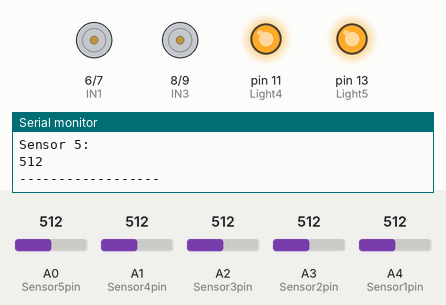
This sketch was run on a simulated Arduino Uno, built with avr-gcc and run on an emulated ATmega328P. Parts: motor-driver pin pairs drawn as motors (green arrow = first pin HIGH = forward, orange = second pin HIGH = backward, longer = more drive, scaled by the enable pin), output pins drawn as LEDs (lit = HIGH), the last lines printed to the serial monitor. Inputs (shaded band) come from the test bench; at power-on: A0 (Sensor5pin) = 512, A1 (Sensor4pin) = 512, A2 (Sensor3pin) = 512, A3 (Sensor2pin) = 512, A4 (Sensor1pin) = 512.

Above: at 1.6 s.
1.7 s: A0 (Sensor5pin) set to 689
4.7 s: A0 (Sensor5pin) set to 700
At 4.95 s:
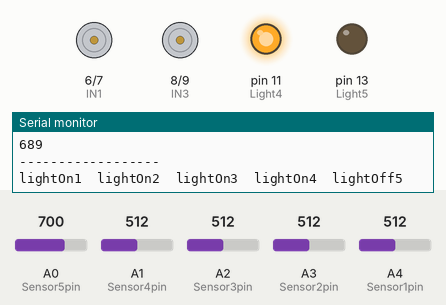
7.7 s: A1 (Sensor4pin) set to 684
10.7 s: A1 (Sensor4pin) set to 709
At 11.06 s:
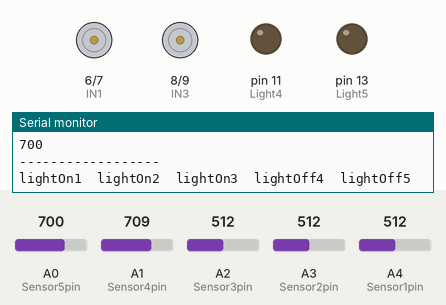
13.7 s: A0 (Sensor5pin) set to 306
At 14.12 s:
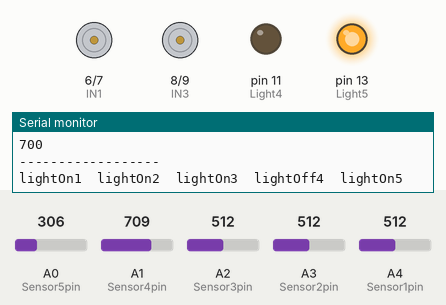
16.7 s: A0 (Sensor5pin) set to 710
At 17.31 s:
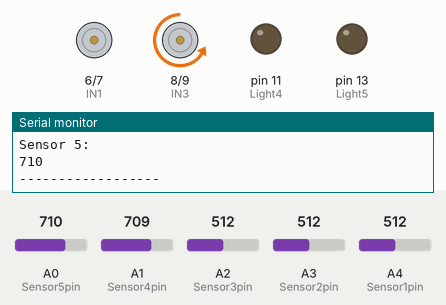
Timing chart, 0 to 20.7 s (numbered marks = the images above; inputs shaded):
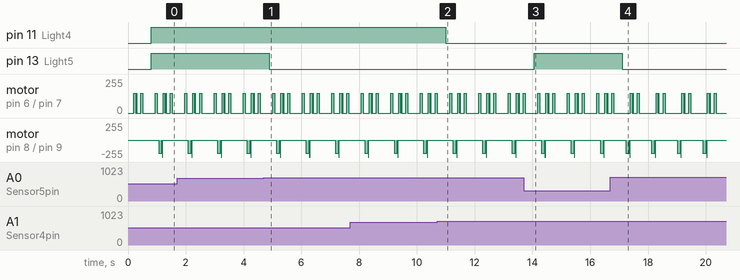

The sketch:

ROBOCODE.ino
```cpp
//Define Pins

int R_ENA = 5; //Enable Pin of the Right Motor (must be PWM)
int IN1 = 6; //Control Pin
int IN2 = 7;

int Threshold = 700; // Sets value for WHITE space

int L_ENB = 10 ; //Enable Pin of the Left Motor (must be PWM)
int IN3 = 8;
int IN4 = 9;

//Speed of the Motors
#define RIGHTSpeed 255
#define LEFTSpeed 255

int Sensor1pin = A4;
int Sensor2pin = A3;
int Sensor3pin = A2;
int Sensor4pin = A1;
int Sensor5pin = A0;

int Sensor1value = 0;
int Sensor2value = 0;
int Sensor3value = 0;
int Sensor4value = 0;
int Sensor5value = 0;


int Light1 = 8;
int Light2 = 9;
int Light3 = 10;
int Light4 = 11;
int Light5 = 13;


void setup() {

  Serial.begin(9600);

  pinMode(R_ENA, OUTPUT);
  pinMode(IN1, OUTPUT);
  pinMode(IN2, OUTPUT);

  pinMode(L_ENB, OUTPUT);
  pinMode(IN3, OUTPUT);
  pinMode(IN4, OUTPUT);

  pinMode(Light1, OUTPUT);
  pinMode(Light2, OUTPUT);
  pinMode(Light3, OUTPUT);
  pinMode(Light4, OUTPUT);
  pinMode(Light5, OUTPUT);

  pinMode(Sensor1pin, INPUT);
  pinMode(Sensor2pin, INPUT);
  pinMode(Sensor3pin, INPUT);
  pinMode(Sensor4pin, INPUT);
  pinMode(Sensor5pin, INPUT);

}

void loop() {
// put your main code here, to run repeatedly:

// Read Sensor Values, Display them on Serial Moniter - WORKS
  Sensor1value = analogRead(Sensor1pin);
  Sensor2value = analogRead(Sensor2pin);
  Sensor3value = analogRead(Sensor3pin);
  Sensor4value = analogRead(Sensor4pin);
  Sensor5value = analogRead(Sensor5pin);
  Serial.println("Sensor 1:");
  Serial.println(Sensor1value);
  Serial.println("Sensor 2:");
  Serial.println(Sensor2value);
  Serial.println("Sensor 3:");
  Serial.println(Sensor3value);
  Serial.println("Sensor 4:");
  Serial.println(Sensor4value);
  Serial.println("Sensor 5:");
  Serial.println(Sensor5value);
  Serial.println("------------------");
//  delay (500);

//TEST FUNCTION CALLS
RightFWDFast();
RightFWDSlow();

LeftFWDFast();
LeftFWDSlow();

Forward ();
TurnRight();
TurnLeft();
FindTheLine();

LightsOn (Sensor1value, Sensor2value, Sensor3value, Sensor4value, Sensor5value);
DoTheThing (Sensor1value, Sensor2value, Sensor3value, Sensor4value, Sensor5value, Threshold);
}

void LightsOn (int S1, int S2, int S3, int S4, int S5){

  //Read Values from each Sensor
  Sensor1value = analogRead(Sensor1pin);
  Sensor2value = analogRead(Sensor2pin);
  Sensor3value = analogRead(Sensor3pin);
  Sensor4value = analogRead(Sensor4pin);
  Sensor5value = analogRead(Sensor5pin);


//  If the value read is above the threshold, turn the light on. Otherwise, Leave it off (5 iterations for each LED/Sensor)

   if (Sensor1value < Threshold) {
    digitalWrite(Light1, HIGH);
    Serial.print("lightOn1");
    Serial.print("\t");
  }
  else {
    digitalWrite(Light1, LOW);
    Serial.print("lightOff1");
    Serial.print("\t");
  }

  if (Sensor2value < Threshold) {
    digitalWrite(Light2, HIGH);
    Serial.print("lightOn2");
    Serial.print("\t");
  }
  else {

    digitalWrite(Light2, LOW);
    Serial.print("lightOff2");
    Serial.print("\t");
  }

  if (Sensor3value < Threshold) {
    digitalWrite(Light3, HIGH);
    Serial.print("lightOn3");
    Serial.print("\t");
  }
  else {
    digitalWrite(Light3, LOW);
    Serial.print("lightOff3");
    Serial.print("\t");
  }

  if (Sensor4value < Threshold) {
    digitalWrite(Light4, HIGH);
    Serial.print("lightOn4");
    Serial.print("\t");
  }
  else {
    digitalWrite(Light4, LOW);
    Serial.print("lightOff4");
    Serial.print("\t");
  }

  if (Sensor5value < Threshold) {
    digitalWrite(Light5, HIGH);
    Serial.println("lightOn5");

  }
  else {
    digitalWrite(Light5, LOW);
    Serial.println("lightOff5");
  }


}

void RightFWDFast (){ // WORKS
//// Motor RIGHT FWD FAST
  digitalWrite(IN1, HIGH);//
  digitalWrite(IN2, LOW);
  analogWrite(R_ENA, 200); // RIGHT ON
  delay(120);
  analogWrite(R_ENA,0); // RIGHT OFF
  delay(10);
}
void RightFWDSlow (){ // WORKS
// Motor RIGHT FWD (slow)
  digitalWrite(IN1, HIGH);//
  digitalWrite(IN2, LOW);
  analogWrite(R_ENA, 255); // RIGHT ON
  delay(20);
  analogWrite(R_ENA,0); // RIGHT OFF
  delay(10);
}
void LeftFWDFast (){ //WORKS
// Motor LEFT Forward (Fast)
  digitalWrite(IN3, LOW);
  digitalWrite(IN4, HIGH);
  analogWrite(L_ENB, 150); // LEFT ON
  delay(70);
  analogWrite(L_ENB, 0); // LEFT OFF
  delay(10);
}
void LeftFWDSlow (){ // WORKS
// Motor LEFT Forward (Slow)
  digitalWrite(IN3, LOW);
  digitalWrite(IN4, HIGH);
  analogWrite(L_ENB, 150); // LEFT ON
  delay(20);
  analogWrite(L_ENB, 0); // LEFT OFF
  delay(10);
}

void Stop()
{
  digitalWrite(IN1, LOW);//
  digitalWrite(IN2, LOW);
  analogWrite(L_ENB, 0); //
  digitalWrite(IN3, LOW);//
  digitalWrite(IN4, LOW);
  analogWrite(R_ENA, 0); // RIGHT OFF
}

void Forward (){ //JANKY, but works. Favours
    Stop();
    RightFWDFast();
    LeftFWDFast();
}

void TurnRight(){ // I SAID TURN RIGHT BITCH
    Stop();
    RightFWDFast();

}
void TurnLeft(){ // I SAID TURN LEFT BITCH
    Stop();
    LeftFWDFast();

}

void FindTheLine(){ // FIGURE UR SHIT OUT
  Stop();
  LeftFWDFast();

}
void DoTheThing (int Sensor1value, int Sensor2value, int Sensor3value, int Sensor4value, int Sensor5value, int Threshold){

  Sensor1value = analogRead(Sensor1pin);
  Sensor2value = analogRead(Sensor2pin);
  Sensor3value = analogRead(Sensor3pin);
  Sensor4value = analogRead(Sensor4pin);
  Sensor5value = analogRead(Sensor5pin);
  // delay(400);

// 1: If center sensor reads black & both outside sensors read white, go FORWARD
  if (Sensor3value < Threshold && Sensor1value > Threshold && Sensor5value > Threshold){

    Forward();
  }

// 2: If C & CR are black & the rest white, turn LEFT

  else if (Sensor1value > Threshold && Sensor2value > Threshold && Sensor3value < Threshold && Sensor4value < Threshold && Sensor5value > Threshold){

    TurnLeft();
  }

// 3: If C & CL are black & the rest white, turn RIGHT

   else if (Sensor1value > Threshold && Sensor2value < Threshold && Sensor3value < Threshold && Sensor4value > Threshold && Sensor5value > Threshold){

    TurnRight();
  }

// 4: If L & CL are black & the rest white, turn RIGHT

   else if (Sensor1value < Threshold && Sensor2value < Threshold && Sensor3value > Threshold && Sensor4value > Threshold && Sensor5value > Threshold){

    TurnRight();
  }

// 5: If R & CR are black & the rest white, turn LEFT

  else if (Sensor1value > Threshold && Sensor2value > Threshold && Sensor3value > Threshold && Sensor4value < Threshold && Sensor5value < Threshold){

    TurnLeft();
  }

// 6: If R is black & the rest white, turn LEFT

  else if (Sensor1value > Threshold && Sensor2value > Threshold && Sensor3value > Threshold && Sensor4value > Threshold && Sensor5value < Threshold){

    TurnLeft();
  }

// 7: If L is black & the rest white, turn RIGHT

  else if (Sensor1value < Threshold && Sensor2value > Threshold && Sensor3value > Threshold && Sensor4value > Threshold && Sensor5value > Threshold){

    TurnRight();
  }

// 8: If CL is black & the rest white, turn RIGHT

  else if (Sensor1value > Threshold && Sensor2value < Threshold && Sensor3value > Threshold && Sensor4value > Threshold && Sensor5value > Threshold){

    TurnRight();
  }

// 9: If CR is black & the rest white, turn LEFT

  else if (Sensor1value > Threshold && Sensor2value > Threshold && Sensor3value > Threshold && Sensor4value < Threshold && Sensor5value > Threshold){

    TurnLeft();
  }

// 10: If ALL are black Go FWD

  else if (Sensor1value < Threshold && Sensor2value < Threshold && Sensor3value < Threshold && Sensor4value < Threshold && Sensor5value < Threshold){

    Forward();
  }
// 11: If L, CL, & C are black Go LEFT

  else if (Sensor1value < Threshold && Sensor2value < Threshold && Sensor3value < Threshold && Sensor4value > Threshold && Sensor5value > Threshold){

    TurnLeft();
  }
// 12: If R, CR, & C are black Go RIGHT

  else if (Sensor1value > Threshold && Sensor2value > Threshold && Sensor3value < Threshold && Sensor4value < Threshold && Sensor5value < Threshold){

    TurnRight();
  }
// 13: If R, CR, & C & CL are black Go RIGHT

  else if (Sensor1value > Threshold && Sensor2value < Threshold && Sensor3value < Threshold && Sensor4value < Threshold && Sensor5value < Threshold){

    TurnRight();
  }
// 11: If L, CL, & C &CR are black Go LEFT

  else if (Sensor1value < Threshold && Sensor2value < Threshold && Sensor3value < Threshold && Sensor4value < Threshold && Sensor5value > Threshold){

    TurnLeft();
  }
  else {
    Forward();
  }
}
```

Measured:
- the behaviour switches between 699 and 700 on A0 (Sensor5pin) (found by bisection; images 0 and 1)
- the behaviour switches between 699 and 700 on A1 (Sensor4pin) (found by bisection; images 1 and 2)
- after the input at 4.7 s, pin 13 (Light5): HIGH → LOW after 0.18 s
- after the input at 10.7 s, pin 11 (Light4): HIGH → LOW after 0.30 s
- after the input at 13.7 s, pin 13 (Light5): LOW → HIGH after 0.36 s
- after the input at 16.7 s, pin 13 (Light5): HIGH → LOW after 0.41 s
- by itself, motor on pin 8 (IN3) / pin 9 (IN4): repeats every 0.89 s: stopped 0.01 s, backward 255/255 0.02 s, stopped 0.74 s, backward 200/255 0.12 s
- by itself, motor on pin 6 (IN1) / pin 7 (IN2): repeats every 0.89 s: stopped 0.58 s, forward 150/255 0.07 s, stopped 0.01 s, forward 150/255 0.02 s, stopped 0.14 s, forward 150/255 0.07 s
